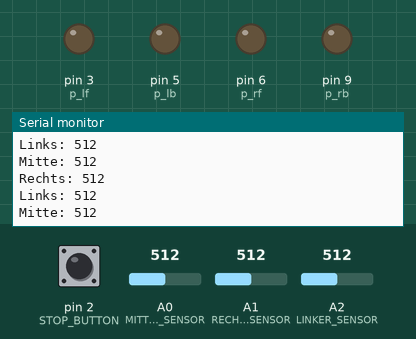
This sketch was run on a simulated Arduino Uno, built with avr-gcc and run on an emulated ATmega328P. Parts: output pins drawn as LEDs (lit = HIGH), the last lines printed to the serial monitor. The inputs (shaded band) are chosen by the test bench; at power-on: A0 (MITTLERER_SENSOR) = 512, A1 (RECHTER_SENSOR) = 512, A2 (LINKER_SENSOR) = 512, pin 2 (STOP_BUTTON) HIGH.

Above: at 1.2 s.
1.3 s: A0 (MITTLERER_SENSOR) set to 11
At 1.9 s:
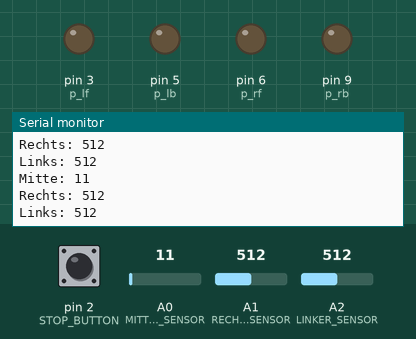
2.8 s: A0 (MITTLERER_SENSOR) set to 8
At 3.7 s:
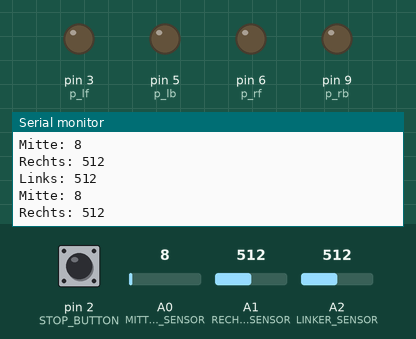
4.3 s: A1 (RECHTER_SENSOR) set to 109
At 5.2 s:
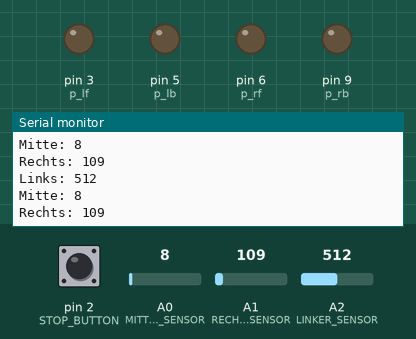
7.3 s: A1 (RECHTER_SENSOR) set to 94
At 7.8 s:
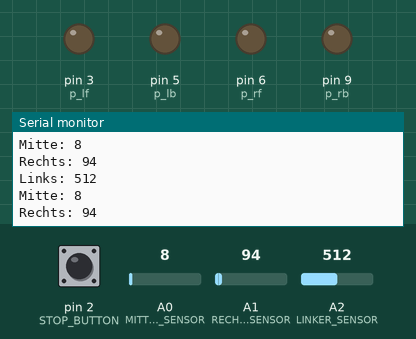
8.8 s: A2 (LINKER_SENSOR) set to 981
At 9.9 s:
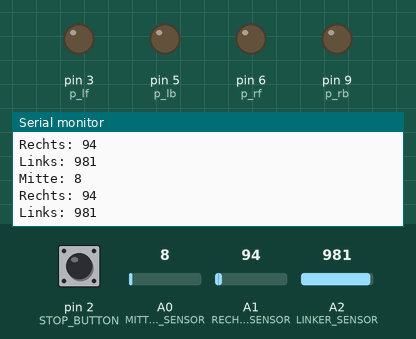
10.3 s: A2 (LINKER_SENSOR) set to 1017
At 11.3 s:
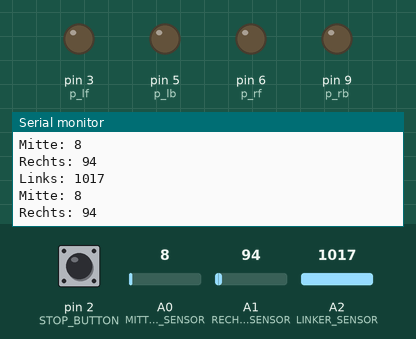
Timing chart, 0 to 12.8 s (numbered marks = the images above; inputs shaded):
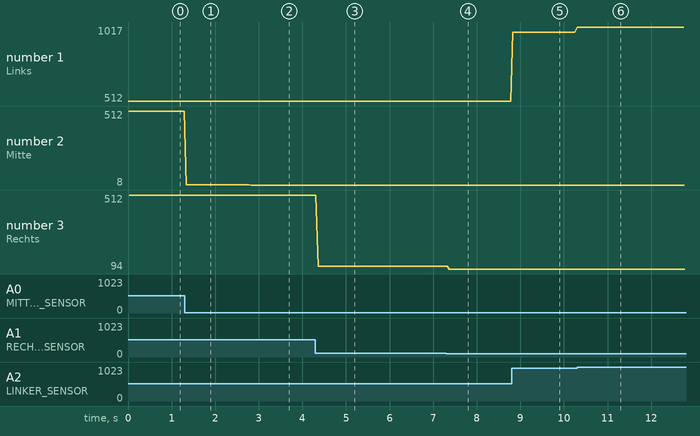

Measured:
- the behaviour switches between 10 and 9 on A0 (MITTLERER_SENSOR) (found by bisection; images 1 and 2)
- the behaviour switches between 999 and 1000 on A2 (LINKER_SENSOR) (found by bisection; images 5 and 6)
- after the input at 1.3 s, the serial monitor: prints a new line at once (image 1)
- after the input at 2.8 s, the serial monitor: prints a new line at once (image 2)
- after the input at 4.3 s, the serial monitor: prints a new line after 0.06 s (image 3)
- after the input at 7.3 s, the serial monitor: prints a new line after 0.07 s (image 4)
- after the input at 8.8 s, the serial monitor: prints a new line at once (image 5)
- after the input at 10.3 s, the serial monitor: prints a new line at once (image 6)

The sketch:

CoolerCarCode.ino
```cpp
#define SET_BIT(REG,BIT)    (REG = REG | (1 << BIT))
#define CLEAR_BIT(REG,BIT)  (REG = REG & ~(1 << BIT))
#define GET_BIT(REG,BIT)    ((REG & (1 << BIT)) >> BIT)

#define p_lf 3
#define p_lb 5
#define p_rf 6
#define p_rb 9
#define RECHTER_SENSOR  A1
#define LINKER_SENSOR   A2
#define MITTLERER_SENSOR A0
#define STOP_BUTTON 2
#define START_BUTTON 1

void drive(int left, int right);

int doDrive = 0;

void setup() {
  Serial.begin(9600);
  pinMode(RECHTER_SENSOR, INPUT);
  pinMode(LINKER_SENSOR, INPUT);
  pinMode(p_lf, OUTPUT);
  pinMode(p_lb, OUTPUT);
  pinMode(p_rf, OUTPUT);
  pinMode(p_rb, OUTPUT);
  pinMode(STOP_BUTTON, INPUT_PULLUP);
  pinMode(START_BUTTON, INPUT_PULLUP);

  SET_BIT(EICRA, ISC11);
  SET_BIT(EICRA, ISC10);
  SET_BIT(EIMSK, INT0);
  sei();
}

//Wert ist groeser, je naeher objekt
int value_rechts, value_links, value_middle, diff;

int Threshhold_begin_curve = 250;
int Threshhold_end_curve = 200;

float k = 2.0;
int state = 0;
/*
 * 0: Mittenregelung
 * 1: Kurve
 */
void loop() {
  // Linker Sensor "schaut" nach rechts
  value_rechts = analogRead(RECHTER_SENSOR);
  value_links = analogRead(LINKER_SENSOR);
  value_middle = analogRead(MITTLERER_SENSOR);

  while (!doDrive) {
    drive(0, 0);
    doDrive = !digitalRead(START_BUTTON);

    value_rechts = analogRead(RECHTER_SENSOR);
  value_links = analogRead(LINKER_SENSOR);
  value_middle = analogRead(MITTLERER_SENSOR);

    Serial.print("Links: "); Serial.println(value_links);
    Serial.print("Mitte: "); Serial.println(value_middle);
    Serial.print("Rechts: "); Serial.println(value_rechts);
    Serial.println();
    delay(50);
  }

  if (value_middle < Threshhold_begin_curve && state == 0) {
    k = 7.5;
    state = 1;
  }

  if (value_middle < Threshhold_end_curve && state == 1) {
    k = 2.0;
    state = 0;
  }

  diff = (value_rechts - value_links)*k;

  if (diff > 255)
    diff = 255;
  else if (diff < -255)
    diff = -255;

  if (diff <= 0)
    drive(255, 255+diff);

  else if (diff > 0)
    drive(255-diff, 255);

}

void drive(int left, int right) {
  if (left > 0) {
    analogWrite(p_lf, left);
    analogWrite(p_lb, 0);
  }
  else {
    analogWrite(p_lb, -left);
    analogWrite(p_lf, 0);
  }

  if (right > 0) {
    analogWrite(p_rf, right);
    analogWrite(p_rb, 0);
  }
  else {
    analogWrite(p_rb, -right);
    analogWrite(p_rf, 0);
  }
}

ISR(INT0_vect){
  doDrive = 0;
}
```
